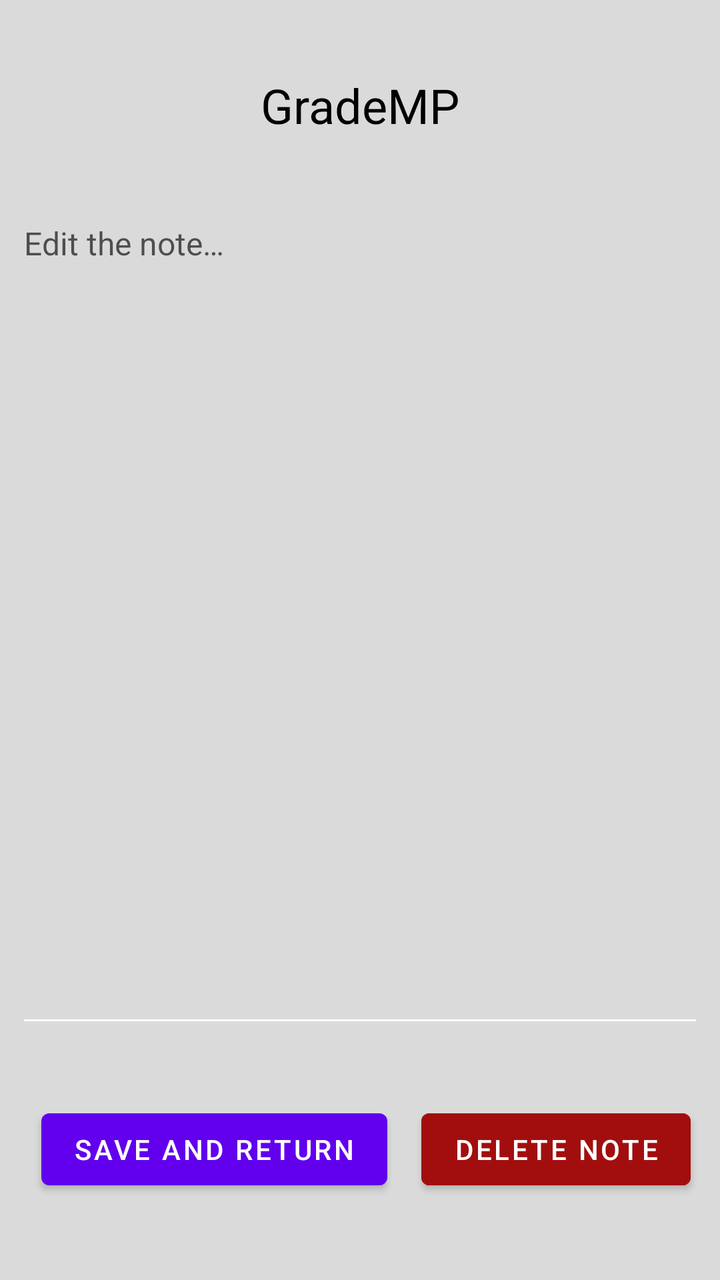
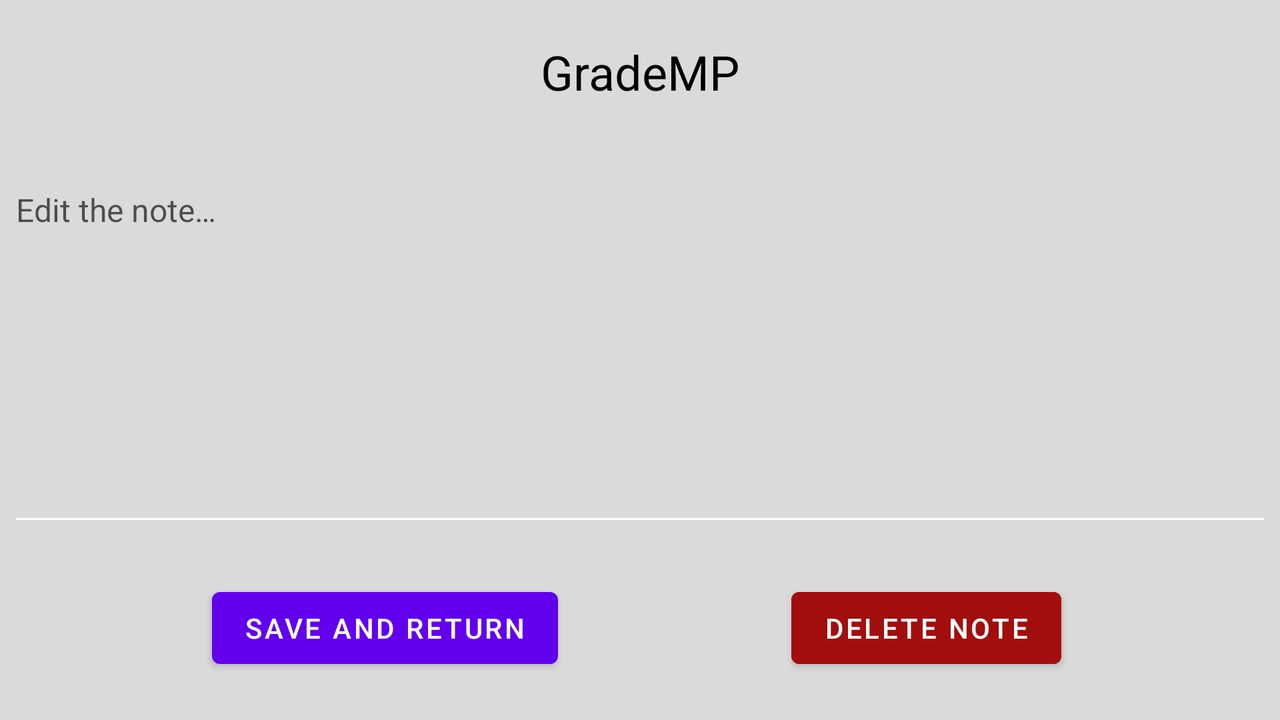

Two renders of one Android screen. The first uses the default layout on a phone; the second uses the alternative layout the repository ships for a different screen configuration, on a matching device. The two XML files are below.
<!-- AndroidManifest.xml: application theme Theme.GradeMP -->
<!-- res/layout/fragment_note_detail.xml -->
<?xml version="1.0" encoding="utf-8"?>
<layout xmlns:app="http://schemas.android.com/apk/res-auto"
    xmlns:tools="http://schemas.android.com/tools"
    xmlns:android="http://schemas.android.com/apk/res/android">

    <androidx.constraintlayout.widget.ConstraintLayout
        android:layout_width="match_parent"
        android:layout_height="match_parent"
        android:background="#DADADA"
        tools:context=".fragments.NoteDetailFragment">


        <TextView
            android:id="@+id/noteDetail_header"
            android:layout_width="wrap_content"
            android:layout_height="wrap_content"
            android:text="@string/app_name"
            android:textColor="@color/black"
            android:textSize="24sp"
            app:layout_constraintBottom_toBottomOf="parent"
            app:layout_constraintEnd_toEndOf="parent"
            app:layout_constraintStart_toStartOf="parent"
            app:layout_constraintTop_toTopOf="parent"
            app:layout_constraintVertical_bias="0.060000002" />

        <EditText
            android:id="@+id/noteDetail_editText"
            android:layout_width="0dp"
            android:layout_height="0dp"
            android:layout_marginStart="8dp"
            android:layout_marginTop="32dp"
            android:layout_marginEnd="8dp"
            android:layout_marginBottom="32dp"
            android:backgroundTint="#FFFFFF"
            android:gravity="top"
            android:hint="@string/edit_the_note"
            android:importantForAutofill="no"
            android:inputType="textWebEditText|textMultiLine|text"
            android:minHeight="48dp"
            android:textAlignment="gravity"
            android:textColor="#D9000000"
            android:textColorHint="#A5000000"
            android:textSize="16sp"
            app:layout_constraintBottom_toTopOf="@+id/return_btn"
            app:layout_constraintEnd_toEndOf="parent"
            app:layout_constraintHorizontal_bias="1.0"
            app:layout_constraintStart_toStartOf="parent"
            app:layout_constraintTop_toBottomOf="@+id/noteDetail_header"
            app:layout_constraintVertical_bias="1.0" />

        <Button
            android:id="@+id/return_btn"
            android:layout_width="wrap_content"
            android:layout_height="wrap_content"
            android:text="@string/noteDetails_return"
            app:layout_constraintBottom_toBottomOf="parent"
            app:layout_constraintEnd_toEndOf="parent"
            app:layout_constraintHorizontal_bias="0.07"
            app:layout_constraintStart_toStartOf="@+id/noteDetail_editText"
            app:layout_constraintTop_toTopOf="parent"
            app:layout_constraintVertical_bias="0.93" />

        <Button
            android:id="@+id/delete_btn"
            android:layout_width="wrap_content"
            android:layout_height="wrap_content"
            android:backgroundTint="@color/deleteBtn"
            android:longClickable="true"
            android:text="@string/delete_note"
            app:layout_constraintBottom_toBottomOf="@+id/return_btn"
            app:layout_constraintEnd_toEndOf="@+id/noteDetail_editText"
            app:layout_constraintHorizontal_bias="0.97"
            app:layout_constraintStart_toStartOf="parent"
            app:layout_constraintTop_toTopOf="@+id/return_btn"
            app:layout_constraintVertical_bias="0.19" />

    </androidx.constraintlayout.widget.ConstraintLayout>
</layout>
<!-- resources referenced by this layout -->
<resources>
  <color name="black">#FF000000</color>
  <color name="deleteBtn">#A20E0E</color>
  <string name="app_name">GradeMP</string>
  <string name="delete_note">Delete Note</string>
  <string name="edit_the_note">Edit the note…</string>
  <string name="noteDetails_return">Save and Return</string>
  <style name="Theme.GradeMP" parent="Theme.MaterialComponents.DayNight.DarkActionBar">
          
          <item name="colorPrimary">@color/purple_500</item>
          <item name="colorPrimaryVariant">@color/purple_700</item>
          <item name="colorOnPrimary">@color/white</item>
          
          <item name="colorSecondary">@color/teal_200</item>
          <item name="colorSecondaryVariant">@color/teal_700</item>
          <item name="colorOnSecondary">@color/black</item>
          
          <item name="android:statusBarColor" tools:targetApi="l">?attr/colorPrimaryVariant</item>
          
      </style>
  <color name="purple_500">#FF6200EE</color>
  <color name="purple_700">#FF3700B3</color>
  <color name="white">#FFFFFFFF</color>
  <color name="teal_200">#FF03DAC5</color>
  <color name="teal_700">#FF018786</color>
</resources>
<!-- res/layout-land/fragment_note_detail.xml (the repository's variant of the layout above) -->
<!-- drawn on the phone turned sideways -->
<?xml version="1.0" encoding="utf-8"?>
<layout xmlns:app="http://schemas.android.com/apk/res-auto"
    xmlns:tools="http://schemas.android.com/tools"
    xmlns:android="http://schemas.android.com/apk/res/android">

    <androidx.constraintlayout.widget.ConstraintLayout
        android:layout_width="match_parent"
        android:layout_height="match_parent"
        android:background="#DADADA"
        tools:context=".fragments.NoteDetailFragment">


        <TextView
            android:id="@+id/noteDetail_header"
            android:layout_width="wrap_content"
            android:layout_height="wrap_content"
            android:text="@string/app_name"
            android:textColor="@color/black"
            android:textSize="24sp"
            app:layout_constraintBottom_toBottomOf="parent"
            app:layout_constraintEnd_toEndOf="parent"
            app:layout_constraintStart_toStartOf="parent"
            app:layout_constraintTop_toTopOf="parent"
            app:layout_constraintVertical_bias="0.060000002" />

        <EditText
            android:id="@+id/noteDetail_editText"
            android:layout_width="0dp"
            android:layout_height="0dp"
            android:layout_marginStart="4dp"
            android:layout_marginTop="32dp"
            android:layout_marginEnd="4dp"
            android:layout_marginBottom="92dp"
            android:backgroundTint="#FFFFFF"
            android:gravity="top"
            android:hint="@string/edit_the_note"
            android:importantForAutofill="no"
            android:inputType="textWebEditText|textMultiLine|text"
            android:minHeight="48dp"
            android:textAlignment="gravity"
            android:textColor="#D9000000"
            android:textColorHint="#A5000000"
            android:textSize="16sp"
            app:layout_constraintBottom_toBottomOf="parent"
            app:layout_constraintEnd_toEndOf="parent"
            app:layout_constraintStart_toStartOf="parent"
            app:layout_constraintTop_toBottomOf="@+id/noteDetail_header"
            app:layout_constraintVertical_bias="0.63" />

        <Button
            android:id="@+id/return_btn"
            android:layout_width="wrap_content"
            android:layout_height="wrap_content"
            android:text="@string/noteDetails_return"
            app:layout_constraintBottom_toBottomOf="parent"
            app:layout_constraintEnd_toEndOf="parent"
            app:layout_constraintHorizontal_bias="0.22"
            app:layout_constraintStart_toStartOf="@+id/noteDetail_editText"
            app:layout_constraintTop_toBottomOf="@+id/noteDetail_editText" />

        <Button
            android:id="@+id/delete_btn"
            android:layout_width="135dp"
            android:layout_height="wrap_content"
            android:backgroundTint="@color/deleteBtn"
            android:longClickable="true"
            android:text="@string/delete_note"
            app:layout_constraintBottom_toBottomOf="@+id/return_btn"
            app:layout_constraintEnd_toEndOf="@+id/noteDetail_editText"
            app:layout_constraintHorizontal_bias="0.79"
            app:layout_constraintStart_toStartOf="parent"
            app:layout_constraintTop_toTopOf="@+id/return_btn"
            app:layout_constraintVertical_bias="0.19" />

    </androidx.constraintlayout.widget.ConstraintLayout>
</layout>
